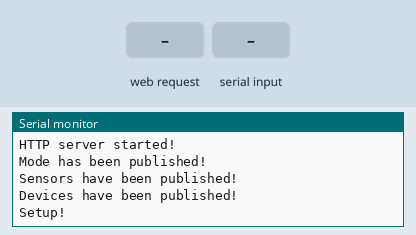
This sketch was run on a simulated ESP32. Parts: the last lines printed to the serial monitor. The inputs (shaded band) are chosen by the test bench. WiFi joins after 1.5 s; servers stay silent unless stated; no MQTT or app messages arrive unless stated; not simulated (calls return 0 or success): auth.h; names the files do not define were given values by the test bench: mqtt_port = 1883.

Above: at 3.2 s.
3.3 s: HTTP request GET / received
At 3.8 s:
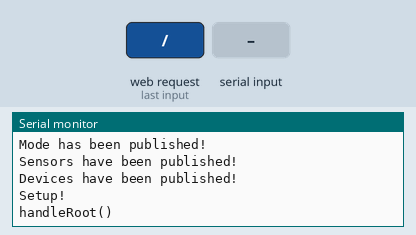
4.8 s: "90,45,200\n" received over the second serial link
At 6.9 s:
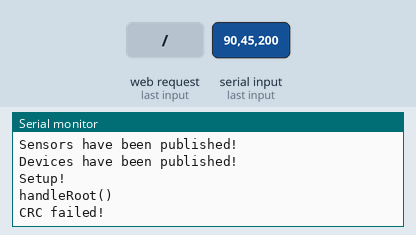
7.3 s: HTTP request GET /setMode received
At 8.0 s:
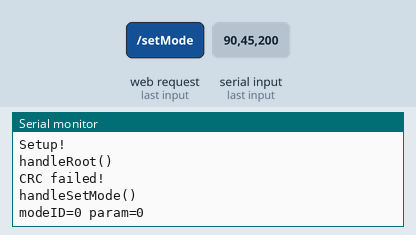
8.8 s: HTTP request GET /setAlerts received
At 9.3 s:
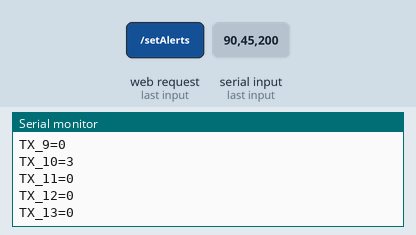
10.3 s: HTTP request GET /setDevices received
At 11.5 s:
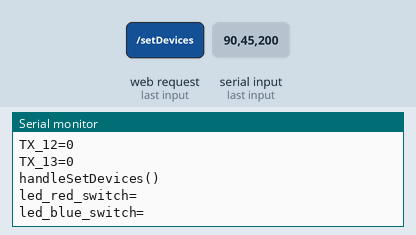
Timing chart, 0 to 12.8 s (numbered marks = the images above; inputs shaded):
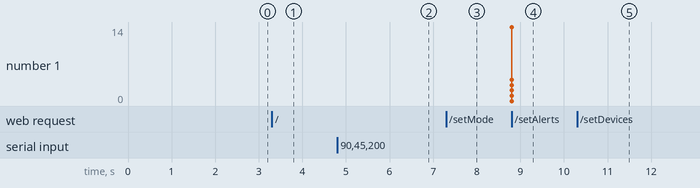

Measured:
- after the input at 3.3 s, the serial monitor: prints a new line at once (image 1)
- after the input at 4.8 s, the serial monitor: prints a new line after 1.0 s (image 2)
- after the input at 7.3 s, the serial monitor: prints a new line at once (image 3)
- after the input at 8.8 s, the serial monitor: prints a new line at once (image 4)
- after the input at 10.3 s, the serial monitor: prints a new line at once (image 5)

The sketch:

esp32.ino
```cpp
#include <WiFi.h>
#include <WiFiClient.h>
#include <WebServer.h>

#include <PubSubClient.h>

#include "utils.c"
#include "auth.h"
#include "html_page.h"

#define UART_BAUDRATE 9600
#define RXD2 16
#define TXD2 17

WebServer server(80);
WiFiClient espClient;
PubSubClient client(espClient);

const char* sensor_names[] = {
  "temperature",
  "humidity",
  "ambient"
};

const char* device_names[] = {
  "led_red",
  "led_blue"
};

uint8_t tx[BUFFER_SIZE] = {0};
uint8_t rx[BUFFER_SIZE] = {0};

char mqtt_topic[128];
char mqtt_value[20];

extern sensor sensors[SENSORS_COUNT];
extern device_state devices_states[DEVICES_COUNT];
extern mode current_mode;

uint8_t rx0, rx1, idx;
sensor* psensor;
device_state* pdevice_state;

void print_buffer(uint8_t* aBuf, String aPrefix) {
  for (int i = 0; i < aBuf[1]; i++)
    Serial.println(aPrefix + "_" + String(i) + "=" + String(aBuf[i]));
}

void DoUartTransmit() {
  if (!tx[0]) return;
  Serial2.flush();
  Serial2.write(tx, BUFFER_SIZE);
}

void getCompleteStatus() {
  memset(tx, 0, BUFFER_SIZE);
  tx[0] = CMD_GET_STATUS;
  tx[1] = 2;
  fillTxCRC(tx);
  //
  DoUartTransmit();
}

void handleRoot() {
  Serial.println("handleRoot()");
  //
  getCompleteStatus();
  //
  server.send(200, "text/html", main_page);
}

void handleGetStatus() {
  String json = "{";
  //
  json += String("\"mode\": {") +
    "\"type\": " + String(current_mode.type) + ", " +
    "\"period\": " + String(current_mode.period) + ", " +
    "\"percent\": " + String(current_mode.percents) +
  "}";
  //
  json += ", \"sensors\": [";
  for (int i = 0; i < SENSORS_COUNT; i++) {
      json += "{\"name\": \"" + String(sensor_names[i]) +  "\", " +
        "\"data\": {" +
          "\"value\": " + String(sensors[i].value) + ", " +
          "\"alert_check\": " + String(sensors[i].alert_check) + ", " +
          "\"alert_compare\": " + String(sensors[i].alert_compare) +  ", " +
          "\"alert_value\": " + String(sensors[i].alert_value) +  ", " +
          "\"alert_flag\": " + String(sensors[i].alert_flag) +
        "}}";
      json += (i < SENSORS_COUNT - 1) ? ", " : "";
  }
  json += "]";
  //
  json += ", \"devices\": [";
  for (int i = 0; i < DEVICES_COUNT; i++) {
    json += String("{") +
      "\"name\": \"" + String(device_names[i]) +  "\", " +
      "\"value\": " + String(devices_states[i].value) +
    "}";
    json += (i < DEVICES_COUNT - 1) ? ", " : "";
  }
  json += "]";
  //
  json += "}";
  //
  //Serial.println("json = " + json);
  //
  server.send(200, "text/plane", json);
}

void handleSetMode() {
  Serial.println("handleSetMode()");
  uint8_t modeID = server.arg("mode").toInt();
  uint8_t param = 0;
  //
  if (modeID == MODE_PERIODIC)
    param = server.arg("check_period").toInt();
  if (modeID == MODE_IFCHANGED)
    param = server.arg("check_percents").toInt();
  //
  memset(tx, 0, BUFFER_SIZE);
  tx[0] = CMD_SET_MODE;
  tx[1] = 4;
  tx[2] = modeID;
  tx[3] = param;
  fillTxCRC(tx);
  //
  DoUartTransmit();
  //
  Serial.println("modeID=" + String(modeID) + " param=" + String(param));
  server.send(200, "text/plane", 0);
}

void handleSetAlerts() {
  Serial.println("handleSetAlerts()");
  //
  String s;
  memset(tx, 0, BUFFER_SIZE);
  tx[0] = CMD_SET_ALERTS;
  uint8_t i = 2;
  for (int j = 0; j < SENSORS_COUNT; j++) {
    s = String(sensor_names[j]);
    tx[i++] = sensors[j].type;
    tx[i++] = server.arg(s + "_alert_check").toInt();
    tx[i++] = server.arg(s + "_alert_compare").toInt();
    tx[i++] = server.arg(s + "_alert_value").toInt();
  }
  tx[1] = i;
  fillTxCRC(tx);
  //
  print_buffer(tx, "TX");
  //
  DoUartTransmit();
  //
  server.send(200, "text/plane", 0);
}

void handleSetDevices() {
  Serial.println("handleSetDevices()");
  //
  String s, a;
  memset(tx, 0, BUFFER_SIZE);
  tx[0] = CMD_SET_DEVICES;
  uint8_t i = 2;
  for (int j = 0; j < DEVICES_COUNT; j++) {
    s = String(device_names[j]) + "_switch";
    a = server.arg(s);
    tx[i++] = j + 1;
    tx[i++] = a.toInt();
    Serial.println(s + "=" + a);
  }
  tx[1] = i;
  fillTxCRC(tx);
  //
  DoUartTransmit();
  //
  server.send(200, "text/plane", 0);
}

void mqttconnect() {
  while (!client.connected()) {
    Serial.print("MQTT connecting... ");
    String clientId = MQTT_CLIENT_ID;
    if (client.connect(clientId.c_str())) {
      Serial.println("Connected!");
    } else {
      Serial.print("Failed, status code = ");
      Serial.print(client.state());
      Serial.println(" Try again in 5 seconds...");
      delay(5000);
    }
  }
}

void initWebServer() {
  server.on("/", handleRoot);
  server.on("/getStatus", handleGetStatus);
  server.on("/setMode", handleSetMode);
  server.on("/setAlerts", handleSetAlerts);
  server.on("/setDevices", handleSetDevices);
}

void setup() {
  Serial.begin(115200);
  Serial2.begin(UART_BAUDRATE, SERIAL_8N1, RXD2, TXD2);
  //
  Serial.println();
  Serial.print("Connecting to ");
  Serial.println(ssid);
  //
  WiFi.begin(ssid, password);
  while (WiFi.status() != WL_CONNECTED) {
    delay(500);
    Serial.print(".");
  }
  //
  Serial.println("");
  Serial.println("WiFi connected!");
  Serial.println("IP address: ");
  Serial.println(WiFi.localIP());
  //
  client.setServer(mqtt_server, mqtt_port);
  mqttconnect();
  //
  initWebServer();
  server.begin();
  Serial.println("HTTP server started!");
  //
  initMode();
  initSensors();
  initDevicesStates();
  //
  publishAll();
  //
  delay(500);
  Serial.println("Setup!");
  //
  getCompleteStatus();
}

void publishMode() {
  snprintf(mqtt_topic, 128, "%s/mode/type", MQTT_ROOT);
  snprintf(mqtt_value, 20, "%d", current_mode.type);
  client.publish(mqtt_topic, mqtt_value);
  snprintf(mqtt_topic, 128, "%s/mode/period", MQTT_ROOT);
  snprintf(mqtt_value, 20, "%d", current_mode.period);
  client.publish(mqtt_topic, mqtt_value);
  snprintf(mqtt_topic, 128, "%s/mode/percents", MQTT_ROOT);
  snprintf(mqtt_value, 20, "%d", current_mode.percents);
  client.publish(mqtt_topic, mqtt_value);
  //
  Serial.println("Mode has been published!");
}

void publishSensors() {
  for (int i = 0; i < SENSORS_COUNT; i++) {
    psensor = getSensorByType(i + 1);
    if (!psensor) continue;
    //
    snprintf(mqtt_topic, 128, "%s/sensors/%s/value", MQTT_ROOT, sensor_names[i]);
    snprintf(mqtt_value, 20, "%d", psensor->value);
    client.publish(mqtt_topic, mqtt_value);
    snprintf(mqtt_topic, 128, "%s/sensors/%s/alert_check", MQTT_ROOT, sensor_names[i]);
    snprintf(mqtt_value, 20, "%d", psensor->alert_check);
    client.publish(mqtt_topic, mqtt_value);
    snprintf(mqtt_topic, 128, "%s/sensors/%s/alert_compare", MQTT_ROOT, sensor_names[i]);
    snprintf(mqtt_value, 20, "%d", psensor->alert_compare);
    client.publish(mqtt_topic, mqtt_value);
    snprintf(mqtt_topic, 128, "%s/sensors/%s/alert_value", MQTT_ROOT, sensor_names[i]);
    snprintf(mqtt_value, 20, "%d", psensor->alert_value);
    client.publish(mqtt_topic, mqtt_value);
    snprintf(mqtt_topic, 128, "%s/sensors/%s/alert_flag", MQTT_ROOT, sensor_names[i]);
    snprintf(mqtt_value, 20, "%d", psensor->alert_flag);
    client.publish(mqtt_topic, mqtt_value);
  }
  Serial.println("Sensors have been published!");
}

void publishDevices() {
  for (int i = 0; i < DEVICES_COUNT; i++) {
    pdevice_state = getDeviceStateByType(i + 1);
    if (!pdevice_state) continue;
    //
    snprintf(mqtt_topic, 128, "%s/devices/%s", MQTT_ROOT, device_names[i]);
    snprintf(mqtt_value, 20, "%d", pdevice_state->value);
    client.publish(mqtt_topic, mqtt_value);
  }
  Serial.println("Devices have been published!");
}

void publishAll() {
  publishMode();
  publishSensors();
  publishDevices();
}

void loop() {

  while (Serial2.available()) {
    Serial2.readBytes(rx, BUFFER_SIZE);
    rx0 = rx[0];
    rx1 = rx[1];
    //
    uint8_t crc = getCRC(rx1, rx);
    //
    if (crc != rx[rx1]) {
      Serial.println("CRC failed!");
      //rx0 = 0;
      break;
    }
    //
    print_buffer(rx, "RX");
    //
    if (rx0 == MSG_MODE) {
      current_mode.type = rx[2];
      current_mode.period = rx[3];
      current_mode.percents = rx[4];
      //
      publishMode();
    } else
    //
    if (rx0 == MSG_SENSORS) {
      for (int i = 0; i < rx1 / 6; i++) {
        idx = 2 + i * 6;
        psensor = getSensorByType(rx[idx]);
        if (!psensor) continue;
        psensor->value = rx[idx + 1];
        psensor->alert_check = rx[idx + 2];
        psensor->alert_compare = rx[idx + 3];
        psensor->alert_value = rx[idx + 4];
        psensor->alert_flag = rx[idx + 5];
      }
      //
      publishSensors();
    } else
    //
    if (rx0 == MSG_DEVICES) {
       for (int i = 0; i < rx1 / 2; i++) {
        idx = 2 + i * 2;
        pdevice_state = getDeviceStateByType(rx[idx]);
        if (!pdevice_state) continue;
        pdevice_state->value = rx[idx + 1];
      }
      //
      publishDevices();
    }

  }
  //
  if (!client.connected())
    mqttconnect();
  //
  client.loop();
  //
  server.handleClient();
  delay(1);

}
```

utils.c
```cpp
#include <stdio.h>
#include <stdint.h>

#include "utils.h"

sensor sensors[SENSORS_COUNT];
device_state devices_states[DEVICES_COUNT];
mode current_mode;

uint8_t getCRC(uint8_t aDataLen, uint8_t *aData) {
    uint8_t res = 0;
    for (int i = 0; i < aDataLen; i++)
        res += aData[i];
    res = (uint8_t)(0x100 - res);
    return res;
}

void initSensors() {
	for (int i = 0; i < SENSORS_COUNT; i++) {
		sensors[i].id = i;
    sensors[i].type = i + 1;
		sensors[i].value = 0;
    sensors[i].previous_value = 0;
    sensors[i].alert_flag = 0;
    //
		sensors[i].alert_check = 0;
		sensors[i].alert_compare = COMPARE_EQUAL;
		sensors[i].alert_value = 5;
	}
}

void initDevicesStates() {
  for (int i = 0; i < DEVICES_COUNT; i++) {
    devices_states[i].type = i + 1;
    devices_states[i].value = 0;
  }
}

void initMode() {
  current_mode.type = MODE_PERIODIC;
  current_mode.period = 5;
  current_mode.percents = 5;
}

sensor* getSensorByType(uint8_t aSensorType) {
	for (int i = 0; i < SENSORS_COUNT; i++)
		if (sensors[i].type == aSensorType)
			return &sensors[i];
	return NULL;
}

uint8_t checkSensorsAlert() {
	uint8_t result = 0;
  uint8_t cmp, sval, aval;
	for (int i = 0; i < SENSORS_COUNT; i++) {
    cmp = sensors[i].alert_compare;
    sval = sensors[i].value;
    aval = sensors[i].alert_value;
		if (sensors[i].alert_check && (
        ((cmp == COMPARE_EQUAL) && (sval == aval)) ||
        ((cmp == COMPARE_LESS) && (sval < aval)) ||
        ((cmp == COMPARE_GREATER) && (sval > aval))
		    ))
    {
			sensors[i].alert_flag = 1;
			result = 1;
		} else sensors[i].alert_flag = 0;
	}
	return result;
}

uint8_t checkSensorsPercents(uint8_t aPercents) {
  uint8_t result = 0;
  uint8_t d;
  for (int i = 0; i < SENSORS_COUNT; i++) {
    d = (int)(((float)sensors[i].value / (float)sensors[i].previous_value) * 100);
    if (abs(100 - d) >= aPercents) {
      result = 1;
      break;
    }
  }
  return result;
}

device_state* getDeviceStateByType(uint8_t aDeviceType) {
  for (int i = 0; i < DEVICES_COUNT; i++)
    if (devices_states[i].type == aDeviceType)
      return &devices_states[i];
  return NULL;
}

void fillTxCRC(uint8_t *aTx) {
	uint8_t idx = aTx[1];
	aTx[idx] = getCRC(idx, aTx);
}
```

utils.h
```cpp
#ifndef UTILS_H
#define UTILS_H

#define BUFFER_SIZE 32

#define SENSORS_COUNT 3
#define DEVICES_COUNT 2

#define MQTT_CLIENT_ID "Evdokimov_VI_ESP32"
#define MQTT_ROOT "Evdokimov_VI/bte_final"

#define MODE_PERIODIC 1
#define MODE_IFCHANGED 2
#define MODE_BYCOMMAND 3

#define SENSOR_TEMPERATURE 1
#define SENSOR_HUMIDITY 2
#define SENSOR_AMBIENT 3

#define DEVICE_LED_RED 1
#define DEVICE_LED_BLUE 2

#define CMD_GET_SENSORS 1
//
#define CMD_SET_MODE 2
#define CMD_GET_MODE 3
//
#define CMD_SET_ALERTS 4
#define CMD_GET_ALERTS 5
//
#define CMD_SET_DEVICES 6
#define CMD_GET_DEVICES 7
//
#define CMD_GET_STATUS 8

#define COMPARE_EQUAL 1
#define COMPARE_LESS 2
#define COMPARE_GREATER 3

#define MSG_MODE 1
#define MSG_SENSORS 2
#define MSG_DEVICES 3

#define ERR_CRC_FAILED 1

typedef struct {
	uint8_t id;
	uint8_t type;
	uint8_t value;
  uint8_t previous_value;
	uint8_t alert_check;
	uint8_t alert_compare;
  uint8_t alert_value;
	uint8_t alert_flag;
} sensor;

typedef struct {
  uint8_t type;
  uint8_t value;
} device_state;

typedef struct {
  uint8_t type;
  uint8_t period;
  uint8_t percents;
} mode;

uint8_t getCRC(uint8_t aDataLen, uint8_t *aData);

void initSensors();

void initDevicesStates();

void initMode();

sensor* getSensorByType(uint8_t aSensorType);

uint8_t checkSensorsAlert();

uint8_t checkSensorsPercents(uint8_t aPercents);

device_state* getDeviceStateByType(uint8_t aDeviceType);

void fillTxCRC(uint8_t *aTx);

#endif
```

Source omitted: html_page.h (11273 bytes)
